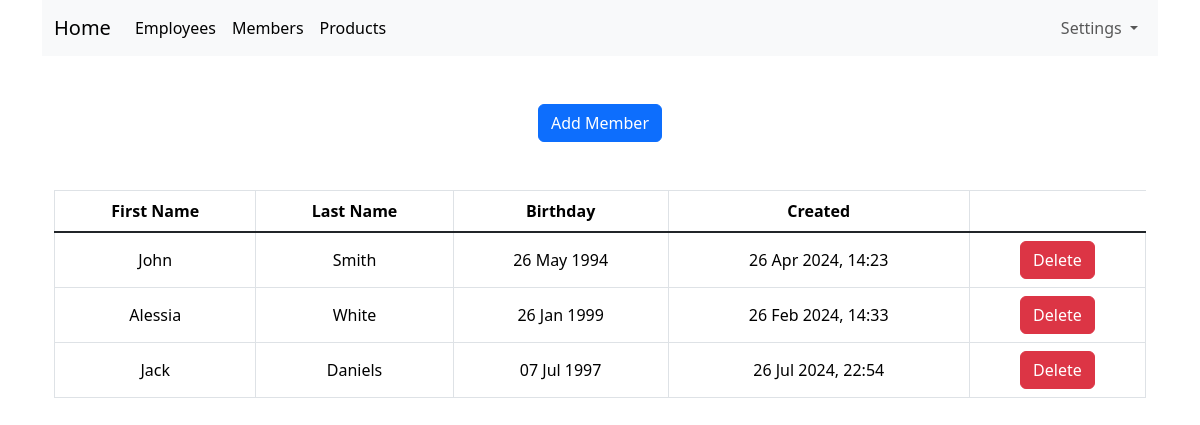
The page /members.php (signed in) on the database its author committed.
### tables this page shows
CREATE TABLE member (
	id INTEGER PRIMARY KEY AUTOINCREMENT NOT NULL,
	first_name VARCHAR NOT NULL,
	last_name VARCHAR NOT NULL,
	birthday VARCHAR NOT NULL,
	created_at VARCHAR NOT NULL
);

### lib/members.php (called while the page is built, shortened)
<?php
function getAllMembers(PDO $pdo)
{
	$stmt = $pdo->query("SELECT id, first_name, last_name, birthday, created_at FROM member");
	return $stmt->fetchAll(PDO::FETCH_ASSOC);
}
?>

### lib/common.php (called while the page is built, shortened)
<?php
function htmlEscape($html)
{
	return htmlspecialchars($html, ENT_HTML5, "UTF-8");
}
function convertSqlDatetime($sqlDate)
{
	$date = DateTime::createFromFormat("Y-m-d H:i:s", $sqlDate);
	return $date->format("d M Y, H:i");
}
function convertSqlDate($sqlDate)
{
	$date = DateTime::createFromFormat("Y-m-d", $sqlDate);
	return $date->format("d M Y");
}
?>

### members.php (the view, shortened to what this page needs)
<?php
require_once "lib/common.php";
require_once "lib/members.php";
$pdo = getPDO();
$members = getAllMembers($pdo);
?>
<!DOCTYPE html>
<html lang="en">
	<head>
		<?php require "templates/header.php" ?>
	</head>
	<body>
		<div class="container text-center">
			<?php require "templates/navbar.php" ?>
			<div class="container mt-5">
				<a class="btn btn-primary" href="add-member.php">Add Member</a>
			</div>
			<div class="container mt-5">
				<form method="post">
					<div class="table-responsive">
						<table class="table table-hover table-bordered align-middle" id="member-list">
							<thead>
								<tr>
									<th>First Name</th>
									<th>Last Name</th>
									<th>Birthday</th>
									<th>Created</th>
								</tr>
							</thead>
							<tbody class="table-group-divider">
								<?php foreach ($members as $member): ?>
									<tr>
										<td><?php echo htmlEscape($member["first_name"]) ?></td>
										<td><?php echo htmlEscape($member["last_name"]) ?></td>
										<td><?php echo convertSqlDate($member["birthday"]) ?></td>
										<td><?php echo convertSqlDatetime($member["created_at"]) ?></td>
										<td><input class="btn btn-danger" type="submit" name="delete-member[<?php echo $member['id'] ?>]" value="Delete"></td>
									</tr>
								<?php endforeach ?>
							</tbody>
						</table>
					</div>
				</form>
			</div>
		</div>
	</body>
</html>

### rows shown on the page
member: first_name "John", last_name "Smith", birthday "26 May 1994", created_at "26 Apr 2024, 14:23"
member: first_name "Alessia", last_name "White", birthday "26 Jan 1999", created_at "26 Feb 2024, 14:33"
member: first_name "Jack", last_name "Daniels", birthday "07 Jul 1997", created_at "26 Jul 2024, 22:54"
